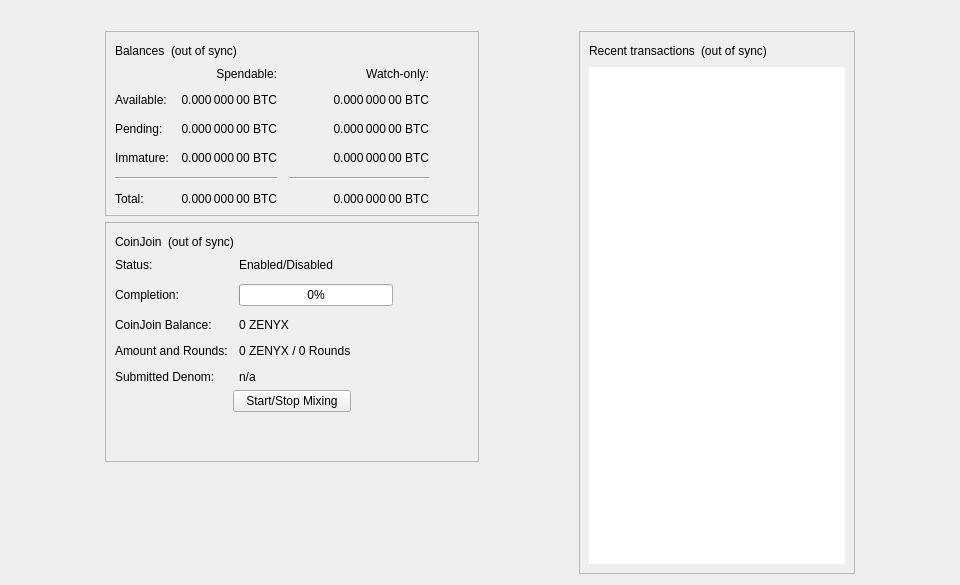
<?xml version="1.0" encoding="UTF-8"?>
<ui version="4.0">
 <class>OverviewPage</class>
 <widget class="QWidget" name="OverviewPage">
  <property name="geometry">
   <rect>
    <x>0</x>
    <y>0</y>
    <width>960</width>
    <height>585</height>
   </rect>
  </property>
  <property name="minimumSize">
   <size>
    <width>960</width>
    <height>0</height>
   </size>
  </property>
  <property name="windowTitle">
   <string>Form</string>
  </property>
  <layout class="QVBoxLayout" name="topLayout">
   <item>
    <widget class="QLabel" name="labelAlerts">
     <property name="visible">
      <bool>false</bool>
     </property>
     <property name="wordWrap">
      <bool>true</bool>
     </property>
     <property name="margin">
      <number>3</number>
     </property>
     <property name="textInteractionFlags">
      <set>Qt::TextSelectableByMouse</set>
     </property>
    </widget>
   </item>
   <item>
    <layout class="QHBoxLayout" name="horizontalLayout" stretch="1,0,1,0,1">
     <item>
      <spacer name="horizontalSpacerLeft">
       <property name="orientation">
        <enum>Qt::Horizontal</enum>
       </property>
       <property name="sizeType">
        <enum>QSizePolicy::Preferred</enum>
       </property>
       <property name="sizeHint" stdset="0">
        <size>
         <width>10</width>
         <height>20</height>
        </size>
       </property>
      </spacer>
     </item>
     <item>
      <layout class="QVBoxLayout" name="verticalLayout_2">
       <item>
        <widget class="QFrame" name="frame">
         <property name="frameShape">
          <enum>QFrame::StyledPanel</enum>
         </property>
         <property name="frameShadow">
          <enum>QFrame::Raised</enum>
         </property>
         <layout class="QVBoxLayout" name="verticalLayout_4">
          <item>
           <layout class="QHBoxLayout" name="horizontalLayout_4">
            <item>
             <widget class="QLabel" name="label_5">
              <property name="text">
               <string>Balances</string>
              </property>
             </widget>
            </item>
            <item>
             <widget class="QLabel" name="labelWalletStatus">
              <property name="toolTip">
               <string>The displayed information may be out of date. Your wallet automatically synchronizes with the Zenyx network after a connection is established, but this process has not completed yet.</string>
              </property>
              <property name="text">
               <string notr="true">(out of sync)</string>
              </property>
              <property name="alignment">
               <set>Qt::AlignLeading|Qt::AlignLeft|Qt::AlignVCenter</set>
              </property>
             </widget>
            </item>
            <item>
             <spacer name="horizontalSpacer_3">
              <property name="orientation">
               <enum>Qt::Horizontal</enum>
              </property>
              <property name="sizeHint" stdset="0">
               <size>
                <width>40</width>
                <height>20</height>
               </size>
              </property>
             </spacer>
            </item>
           </layout>
          </item>
          <item>
           <layout class="QGridLayout" name="gridLayout">
            <property name="spacing">
             <number>12</number>
            </property>
            <item row="2" column="2">
             <widget class="QLabel" name="labelWatchPending">
              <property name="cursor">
               <cursorShape>IBeamCursor</cursorShape>
              </property>
              <property name="toolTip">
               <string>Unconfirmed transactions to watch-only addresses</string>
              </property>
              <property name="text">
               <string notr="true">0.000 000 00 BTC</string>
              </property>
              <property name="alignment">
               <set>Qt::AlignRight|Qt::AlignTrailing|Qt::AlignVCenter</set>
              </property>
              <property name="textInteractionFlags">
               <set>Qt::LinksAccessibleByMouse|Qt::TextSelectableByKeyboard|Qt::TextSelectableByMouse</set>
              </property>
             </widget>
            </item>
            <item row="2" column="1">
             <widget class="QLabel" name="labelUnconfirmed">
              <property name="cursor">
               <cursorShape>IBeamCursor</cursorShape>
              </property>
              <property name="toolTip">
               <string>Total of transactions that have yet to be confirmed, and do not yet count toward the spendable balance</string>
              </property>
              <property name="text">
               <string notr="true">0.000 000 00 BTC</string>
              </property>
              <property name="alignment">
               <set>Qt::AlignRight|Qt::AlignTrailing|Qt::AlignVCenter</set>
              </property>
              <property name="textInteractionFlags">
               <set>Qt::LinksAccessibleByMouse|Qt::TextSelectableByKeyboard|Qt::TextSelectableByMouse</set>
              </property>
             </widget>
            </item>
            <item row="3" column="2">
             <widget class="QLabel" name="labelWatchImmature">
              <property name="cursor">
               <cursorShape>IBeamCursor</cursorShape>
              </property>
              <property name="toolTip">
               <string>Mined balance in watch-only addresses that has not yet matured</string>
              </property>
              <property name="text">
               <string notr="true">0.000 000 00 BTC</string>
              </property>
              <property name="alignment">
               <set>Qt::AlignRight|Qt::AlignTrailing|Qt::AlignVCenter</set>
              </property>
              <property name="textInteractionFlags">
               <set>Qt::LinksAccessibleByMouse|Qt::TextSelectableByKeyboard|Qt::TextSelectableByMouse</set>
              </property>
             </widget>
            </item>
            <item row="4" column="0" colspan="2">
             <widget class="Line" name="lineSpendableBalance">
              <property name="orientation">
               <enum>Qt::Horizontal</enum>
              </property>
             </widget>
            </item>
            <item row="4" column="2">
             <widget class="Line" name="lineWatchBalance">
              <property name="sizePolicy">
               <sizepolicy hsizetype="Preferred" vsizetype="Fixed">
                <horstretch>0</horstretch>
                <verstretch>0</verstretch>
               </sizepolicy>
              </property>
              <property name="minimumSize">
               <size>
                <width>140</width>
                <height>0</height>
               </size>
              </property>
              <property name="orientation">
               <enum>Qt::Horizontal</enum>
              </property>
             </widget>
            </item>
            <item row="5" column="0">
             <widget class="QLabel" name="labelTotalText">
              <property name="text">
               <string>Total:</string>
              </property>
             </widget>
            </item>
            <item row="3" column="1">
             <widget class="QLabel" name="labelImmature">
              <property name="cursor">
               <cursorShape>IBeamCursor</cursorShape>
              </property>
              <property name="toolTip">
               <string>Mined balance that has not yet matured</string>
              </property>
              <property name="text">
               <string notr="true">0.000 000 00 BTC</string>
              </property>
              <property name="alignment">
               <set>Qt::AlignRight|Qt::AlignTrailing|Qt::AlignVCenter</set>
              </property>
              <property name="textInteractionFlags">
               <set>Qt::LinksAccessibleByMouse|Qt::TextSelectableByKeyboard|Qt::TextSelectableByMouse</set>
              </property>
             </widget>
            </item>
            <item row="2" column="3">
             <spacer name="horizontalSpacer_2">
              <property name="orientation">
               <enum>Qt::Horizontal</enum>
              </property>
              <property name="sizeHint" stdset="0">
               <size>
                <width>40</width>
                <height>20</height>
               </size>
              </property>
             </spacer>
            </item>
            <item row="3" column="0">
             <widget class="QLabel" name="labelImmatureText">
              <property name="text">
               <string>Immature:</string>
              </property>
             </widget>
            </item>
            <item row="5" column="1">
             <widget class="QLabel" name="labelTotal">
              <property name="cursor">
               <cursorShape>IBeamCursor</cursorShape>
              </property>
              <property name="toolTip">
               <string>Your current total balance</string>
              </property>
              <property name="text">
               <string notr="true">0.000 000 00 BTC</string>
              </property>
              <property name="alignment">
               <set>Qt::AlignRight|Qt::AlignTrailing|Qt::AlignVCenter</set>
              </property>
              <property name="textInteractionFlags">
               <set>Qt::LinksAccessibleByMouse|Qt::TextSelectableByKeyboard|Qt::TextSelectableByMouse</set>
              </property>
             </widget>
            </item>
            <item row="5" column="2">
             <widget class="QLabel" name="labelWatchTotal">
              <property name="cursor">
               <cursorShape>IBeamCursor</cursorShape>
              </property>
              <property name="toolTip">
               <string>Current total balance in watch-only addresses</string>
              </property>
              <property name="text">
               <string notr="true">0.000 000 00 BTC</string>
              </property>
              <property name="alignment">
               <set>Qt::AlignRight|Qt::AlignTrailing|Qt::AlignVCenter</set>
              </property>
              <property name="textInteractionFlags">
               <set>Qt::LinksAccessibleByMouse|Qt::TextSelectableByKeyboard|Qt::TextSelectableByMouse</set>
              </property>
             </widget>
            </item>
            <item row="0" column="2">
             <widget class="QLabel" name="labelWatchonly">
              <property name="text">
               <string>Watch-only:</string>
              </property>
              <property name="alignment">
               <set>Qt::AlignRight|Qt::AlignTrailing|Qt::AlignVCenter</set>
              </property>
             </widget>
            </item>
            <item row="1" column="0">
             <widget class="QLabel" name="labelBalanceText">
              <property name="text">
               <string>Available:</string>
              </property>
             </widget>
            </item>
            <item row="1" column="1">
             <widget class="QLabel" name="labelBalance">
              <property name="cursor">
               <cursorShape>IBeamCursor</cursorShape>
              </property>
              <property name="toolTip">
               <string>Your current spendable balance</string>
              </property>
              <property name="text">
               <string notr="true">0.000 000 00 BTC</string>
              </property>
              <property name="alignment">
               <set>Qt::AlignRight|Qt::AlignTrailing|Qt::AlignVCenter</set>
              </property>
              <property name="textInteractionFlags">
               <set>Qt::LinksAccessibleByMouse|Qt::TextSelectableByKeyboard|Qt::TextSelectableByMouse</set>
              </property>
             </widget>
            </item>
            <item row="1" column="2">
             <widget class="QLabel" name="labelWatchAvailable">
              <property name="cursor">
               <cursorShape>IBeamCursor</cursorShape>
              </property>
              <property name="toolTip">
               <string>Your current balance in watch-only addresses</string>
              </property>
              <property name="text">
               <string notr="true">0.000 000 00 BTC</string>
              </property>
              <property name="alignment">
               <set>Qt::AlignRight|Qt::AlignTrailing|Qt::AlignVCenter</set>
              </property>
              <property name="textInteractionFlags">
               <set>Qt::LinksAccessibleByMouse|Qt::TextSelectableByKeyboard|Qt::TextSelectableByMouse</set>
              </property>
             </widget>
            </item>
            <item row="2" column="0">
             <widget class="QLabel" name="labelPendingText">
              <property name="text">
               <string>Pending:</string>
              </property>
             </widget>
            </item>
            <item row="0" column="1">
             <widget class="QLabel" name="labelSpendable">
              <property name="text">
               <string>Spendable:</string>
              </property>
              <property name="alignment">
               <set>Qt::AlignRight|Qt::AlignTrailing|Qt::AlignVCenter</set>
              </property>
             </widget>
            </item>
           </layout>
          </item>
         </layout>
        </widget>
       </item>
       <item>
        <widget class="QFrame" name="frameCoinJoin">
         <property name="layoutDirection">
          <enum>Qt::LeftToRight</enum>
         </property>
         <property name="frameShape">
          <enum>QFrame::StyledPanel</enum>
         </property>
         <property name="frameShadow">
          <enum>QFrame::Raised</enum>
         </property>
         <layout class="QVBoxLayout" name="VerticalLayout_PS1">
          <item>
           <layout class="QHBoxLayout" name="horizontalLayout_5">
            <item>
             <widget class="QLabel" name="labelCoinJoinHeader">
              <property name="text">
               <string notr="true">CoinJoin</string>
              </property>
             </widget>
            </item>
            <item>
             <widget class="QLabel" name="labelCoinJoinSyncStatus">
              <property name="toolTip">
               <string>The displayed information may be out of date. Your wallet automatically synchronizes with the Zenyx network after a connection is established, but this process has not completed yet.</string>
              </property>
              <property name="text">
               <string notr="true">(out of sync)</string>
              </property>
              <property name="alignment">
               <set>Qt::AlignLeading|Qt::AlignLeft|Qt::AlignVCenter</set>
              </property>
             </widget>
            </item>
            <item>
             <spacer name="horizontalSpacer_4">
              <property name="orientation">
               <enum>Qt::Horizontal</enum>
              </property>
              <property name="sizeHint" stdset="0">
               <size>
                <width>40</width>
                <height>20</height>
               </size>
              </property>
             </spacer>
            </item>
           </layout>
          </item>
          <item>
           <layout class="QFormLayout" name="coinJoinFormLayout">
            <property name="fieldGrowthPolicy">
             <enum>QFormLayout::AllNonFixedFieldsGrow</enum>
            </property>
            <property name="horizontalSpacing">
             <number>11</number>
            </property>
            <property name="verticalSpacing">
             <number>12</number>
            </property>
            <item row="0" column="0">
             <widget class="QLabel" name="labelCoinJoinEnabledText">
              <property name="text">
               <string>Status:</string>
              </property>
             </widget>
            </item>
            <item row="0" column="1">
             <widget class="QLabel" name="labelCoinJoinEnabled">
              <property name="text">
               <string>Enabled/Disabled</string>
              </property>
             </widget>
            </item>
            <item row="1" column="0">
             <widget class="QLabel" name="labelCompletitionText">
              <property name="text">
               <string>Completion:</string>
              </property>
             </widget>
            </item>
            <item row="1" column="1">
             <widget class="QProgressBar" name="coinJoinProgress">
              <property name="maximumSize">
               <size>
                <width>154</width>
                <height>16777215</height>
               </size>
              </property>
              <property name="value">
               <number>0</number>
              </property>
             </widget>
            </item>
            <item row="2" column="0">
             <widget class="QLabel" name="labelAnonymizedText">
              <property name="text">
               <string notr="true">CoinJoin Balance:</string>
              </property>
             </widget>
            </item>
            <item row="2" column="1">
             <widget class="QLabel" name="labelAnonymized">
              <property name="text">
               <string notr="true">0 ZENYX</string>
              </property>
             </widget>
            </item>
            <item row="3" column="0">
             <widget class="QLabel" name="labelAmountAndRoundsText">
              <property name="text">
               <string>Amount and Rounds:</string>
              </property>
             </widget>
            </item>
            <item row="3" column="1">
             <widget class="QLabel" name="labelAmountRounds">
              <property name="text">
               <string>0 ZENYX / 0 Rounds</string>
              </property>
             </widget>
            </item>
            <item row="4" column="0">
             <widget class="QLabel" name="labelSubmittedDenomText">
              <property name="text">
               <string>Submitted Denom:</string>
              </property>
             </widget>
            </item>
            <item row="4" column="1">
             <widget class="QLabel" name="labelSubmittedDenom">
              <property name="toolTip">
               <string>The denominations you submitted to the Masternode.&lt;br&gt;To mix, other users must submit the exact same denominations.</string>
              </property>
              <property name="text">
               <string>n/a</string>
              </property>
              <property name="wordWrap">
               <bool>true</bool>
              </property>
             </widget>
            </item>
           </layout>
          </item>
          <item>
           <layout class="QVBoxLayout" name="VerticalLayout_PS">
            <item>
             <layout class="QHBoxLayout" name="horizontalLayout_3">
              <property name="topMargin">
               <number>0</number>
              </property>
              <item>
               <spacer name="horizontalSpacer_5">
                <property name="orientation">
                 <enum>Qt::Horizontal</enum>
                </property>
                <property name="sizeHint" stdset="0">
                 <size>
                  <width>40</width>
                  <height>20</height>
                 </size>
                </property>
               </spacer>
              </item>
              <item>
               <widget class="QPushButton" name="toggleCoinJoin">
                <property name="sizePolicy">
                 <sizepolicy hsizetype="MinimumExpanding" vsizetype="Fixed">
                  <horstretch>0</horstretch>
                  <verstretch>0</verstretch>
                 </sizepolicy>
                </property>
                <property name="text">
                 <string>Start/Stop Mixing</string>
                </property>
               </widget>
              </item>
              <item>
               <spacer name="horizontalSpacer_6">
                <property name="orientation">
                 <enum>Qt::Horizontal</enum>
                </property>
                <property name="sizeHint" stdset="0">
                 <size>
                  <width>40</width>
                  <height>20</height>
                 </size>
                </property>
               </spacer>
              </item>
             </layout>
            </item>
            <item>
             <spacer name="verticalSpacer_3">
              <property name="orientation">
               <enum>Qt::Vertical</enum>
              </property>
              <property name="sizeHint" stdset="0">
               <size>
                <width>20</width>
                <height>40</height>
               </size>
              </property>
             </spacer>
            </item>
           </layout>
          </item>
         </layout>
        </widget>
       </item>
       <item>
        <spacer name="verticalSpacer">
         <property name="orientation">
          <enum>Qt::Vertical</enum>
         </property>
         <property name="sizeHint" stdset="0">
          <size>
           <width>20</width>
           <height>40</height>
          </size>
         </property>
        </spacer>
       </item>
      </layout>
     </item>
     <item>
      <spacer name="horizontalSpacerCenter">
       <property name="orientation">
        <enum>Qt::Horizontal</enum>
       </property>
       <property name="sizeHint" stdset="0">
        <size>
         <width>10</width>
         <height>20</height>
        </size>
       </property>
      </spacer>
     </item>
     <item>
      <layout class="QVBoxLayout" name="verticalLayout_3">
       <item>
        <widget class="QFrame" name="frame_2">
         <property name="frameShape">
          <enum>QFrame::StyledPanel</enum>
         </property>
         <property name="frameShadow">
          <enum>QFrame::Raised</enum>
         </property>
         <layout class="QVBoxLayout" name="verticalLayout">
          <item>
           <layout class="QHBoxLayout" name="horizontalLayout_2">
            <item>
             <widget class="QLabel" name="label_4">
              <property name="text">
               <string>Recent transactions</string>
              </property>
             </widget>
            </item>
            <item>
             <widget class="QLabel" name="labelTransactionsStatus">
              <property name="toolTip">
               <string>The displayed information may be out of date. Your wallet automatically synchronizes with the Zenyx network after a connection is established, but this process has not completed yet.</string>
              </property>
              <property name="text">
               <string notr="true">(out of sync)</string>
              </property>
              <property name="alignment">
               <set>Qt::AlignLeading|Qt::AlignLeft|Qt::AlignVCenter</set>
              </property>
             </widget>
            </item>
            <item>
             <spacer name="horizontalSpacer">
              <property name="orientation">
               <enum>Qt::Horizontal</enum>
              </property>
              <property name="sizeHint" stdset="0">
               <size>
                <width>40</width>
                <height>20</height>
               </size>
              </property>
             </spacer>
            </item>
           </layout>
          </item>
          <item>
           <widget class="QListView" name="listTransactions">
            <property name="frameShape">
             <enum>QFrame::NoFrame</enum>
            </property>
            <property name="verticalScrollBarPolicy">
             <enum>Qt::ScrollBarAlwaysOff</enum>
            </property>
            <property name="horizontalScrollBarPolicy">
             <enum>Qt::ScrollBarAlwaysOff</enum>
            </property>
            <property name="selectionMode">
             <enum>QAbstractItemView::NoSelection</enum>
            </property>
           </widget>
          </item>
         </layout>
        </widget>
       </item>
      </layout>
     </item>
     <item>
      <spacer name="horizontalSpacerRight">
       <property name="orientation">
        <enum>Qt::Horizontal</enum>
       </property>
       <property name="sizeType">
        <enum>QSizePolicy::Preferred</enum>
       </property>
       <property name="sizeHint" stdset="0">
        <size>
         <width>10</width>
         <height>20</height>
        </size>
       </property>
      </spacer>
     </item>
    </layout>
   </item>
  </layout>
 </widget>
 <resources/>
 <connections/>
</ui>
